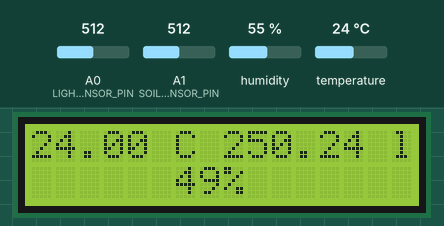
This sketch was run on a simulated Arduino Uno, built with avr-gcc and run on an emulated ATmega328P. Parts: 16×2 character LCD. The test bench sets the inputs (shaded band); at power-on: temperature 24 °C, A0 (LIGHT_SENSOR_PIN) = 512, A1 (SOIL_MOISTURE_SENSOR_PIN) = 512, humidity 55 %. What the sketch prints to the serial monitor is not drawn.

Above: at 3.2 s.
3.3 s: temperature set to 12 °C
At 6.4 s:
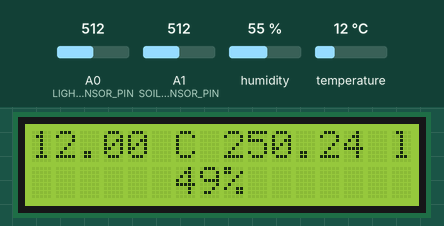
7.1 s: A0 (LIGHT_SENSOR_PIN) set to 716
At 8.7 s:
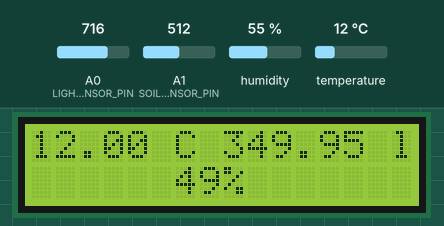
10.9 s: A1 (SOIL_MOISTURE_SENSOR_PIN) set to 716
At 12.2 s:
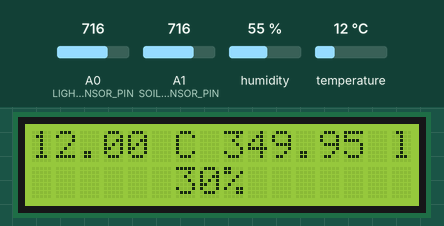
14.7 s: temperature set to 19 °C
At 17.9 s:
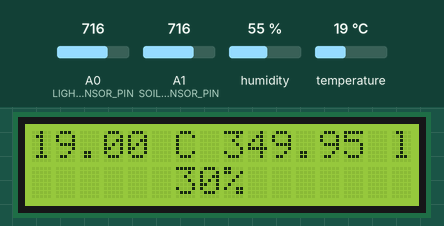
18.7 s: A0 (LIGHT_SENSOR_PIN) set to 992
At 21.4 s:
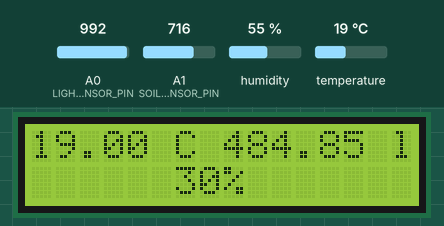
22.5 s: A1 (SOIL_MOISTURE_SENSOR_PIN) set to 992
At 23.6 s:
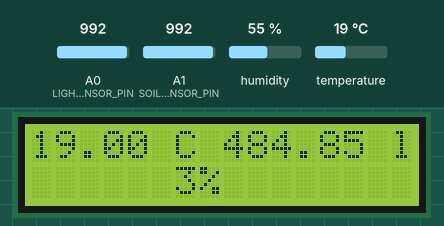
Timing chart, 0 to 25.5 s (numbered marks = the images above; inputs shaded):
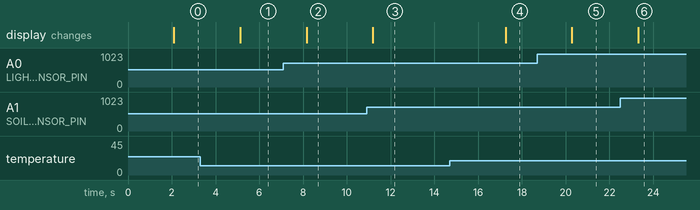

Measured:
- after the input at 3.3 s, the display: changes after 1.8 s (image 1)
- after the input at 7.1 s, the display: changes after 1.1 s (image 2)
- after the input at 10.9 s, the display: changes after 0.29 s (image 3)
- after the input at 14.7 s, the display: changes after 2.6 s (image 4)
- after the input at 18.7 s, the display: changes after 1.6 s (image 5)
- after the input at 22.5 s, the display: changes after 0.82 s (image 6)

The sketch:

Arduino_ReadSensor.ino
```cpp
#include <SoftwareSerial.h>
#include <LiquidCrystal_I2C.h>

#include "soil_moisture_sensor.h"
#include "dht22.h"
#include "light_sensor.h"

SoftwareSerial espSerial(5, 6); //RX-TX

LiquidCrystal_I2C lcd(0x3F, 16, 2); // I2C address 0x27, 16 column and 2 rows


void setup() {
  // put your setup code here, to run once:
  initDHT22();
  initSoilMoistureSensor();
  initLightSensor();
  lcd.init(); // initialize the lcd
  lcd.backlight();
  Serial.begin(115200);
  espSerial.begin(115200);
  delay(2000);
}

void loop() {
  // put your main code here, to run repeatedly:
  //message = tempValue/lightValue/soilMoistureValue/tempCompare/lightCompare/soilMoistureCompare
  String message = "";
  String lcdMessage = "";
  String lcdMessage2ndROW = "";
  int soilMoistureValue = readMoisture();
  float lightValue = checkLight();
  float dhtValue = checkTemp();

  if (isnan(dhtValue)) {
    message += "DHT is not connected";
    lcdMessage += "Error";
  }
  else {
    message += ("%d", dhtValue);
    lcdMessage += String(dhtValue) + " C";
  }
  message += "/";
  message += ("%f", lightValue);
  message += "/";
  message += ("%d", soilMoistureValue);

  lcdMessage += " ";
  lcdMessage += ("%.0f", lightValue);
  lcdMessage += " lux";

  lcdMessage2ndROW += String(soilMoistureValue);
  lcdMessage2ndROW += "%";

  lcd.clear();
  lcd.setCursor(0, 0);
  lcd.print(lcdMessage);
  lcd.setCursor(6, 1);
  lcd.print(lcdMessage2ndROW);

  //message += ("40");
  //message += "/";
  //message += ("50");
  //message += "/";
  //message += ("100");


  Serial.println(message);
  espSerial.println(message);
  delay(3000);
}
```

dht22.cpp
```cpp
#include "dht22.h"

DHT dht(DHT22_PIN, DHTTYPE);
void initDHT22() {
    dht.begin();
}

float checkTemp() {
    //delay(2000);           // wait for 2 seconds for the sensor to stabilize
    float temperature = dht.readTemperature();   // read the temperature in Celsius
    return temperature;
}

//DHT22State compareTemp(float x) {
//    if (isnan(x)) {
//      return NOT_CONNECTED;
//    }
//    else if (x < 20) {
//      return LOWER;
//    }
//    else if (x > 30) {
//      return HIGHER;
//    }
//    return ACCEPT;
//}
```

dht22.h
```cpp
//Arduino IDE runs in C++ so this need to be defined for it to calls C

#include<Arduino.h>
#include<DHT.h>

#define DHT22_PIN 2
#define DHTTYPE DHT22

enum DHT22State {
  NOT_CONNECTED,
  LOWER,
  ACCEPT,
  HIGHER
};

void initDHT22();
float checkTemp();
DHT22State compareTemp(float x);
```

light_sensor.cpp
```cpp
#include "light_sensor.h"


void initLightSensor(){
	pinMode(LIGHT_SENSOR_PIN,INPUT);
}
// Function to check the light intensity and return a float value
float checkLight() {
  // Read the analog voltage from the sensor
  int sensorValue = analogRead(LIGHT_SENSOR_PIN);

  // Convert the sensor value to light intensity in lux
  float voltage = sensorValue * (5.0 / 1023.0); // Convert the analog value to voltage
  float lux = voltage * 100.0; // Convert voltage to lux

  return lux;
}

// Function to check if the light is considered "dark"
boolean isDark(float luxValue) {
  if (luxValue < 100) {
    return true;
  }
  else {
    return false;
  }
}
```

light_sensor.h
```cpp
//Arduino IDE runs in C++ so this need to be defined for it to calls C

#include<Arduino.h>
#define LIGHT_SENSOR_PIN A0

//Start coding here
void initLightSensor();
float checkLight();
boolean isDark(float luxValue);

//Init Sensor -> void

//Read Sensor Value -> int
```

soil_moisture_sensor.cpp
```cpp
#include "soil_moisture_sensor.h"

int soilMoistureValue = 0;

void initSoilMoistureSensor(){
	pinMode(SOIL_MOISTURE_SENSOR_PIN,INPUT);
}


int readMoisture() {
  int dryValueADC = 1023;
  int wetValueADC = 0;

  int dryPercent = 0;
  int wetPercent = 100;

  int soilMoistureADC = analogRead(SOIL_MOISTURE_SENSOR_PIN); // read the value from the soil moisture sensor
  soilMoistureValue = map(soilMoistureADC,dryValueADC,wetValueADC,dryPercent,wetPercent);
  return soilMoistureValue;
}

soilMoistureState compareMoisture(int value) {
  value = readMoisture(); // read the value from the soil moisture sensor
  if (value < 30) {
    return dry; // soil is dry
  }
  if (value >= 30 && soilMoistureValue < 70) {
    return moist; // soil is moderately moist
  }
  return wet; // soil is wet
}
```

soil_moisture_sensor.h
```cpp
//Arduino IDE runs in C++ so this need to be defined for it to calls C

#include<Arduino.h>

#define SOIL_MOISTURE_SENSOR_PIN A1
//Start coding here
enum soilMoistureState {
	dry,
	moist,
	wet} ; // define the different states of soil moisture
void initSoilMoistureSensor();
int readMoisture();
soilMoistureState compareMoisture(int value);

//Init Sensor -> void

//Read Sensor Value -> int
```
